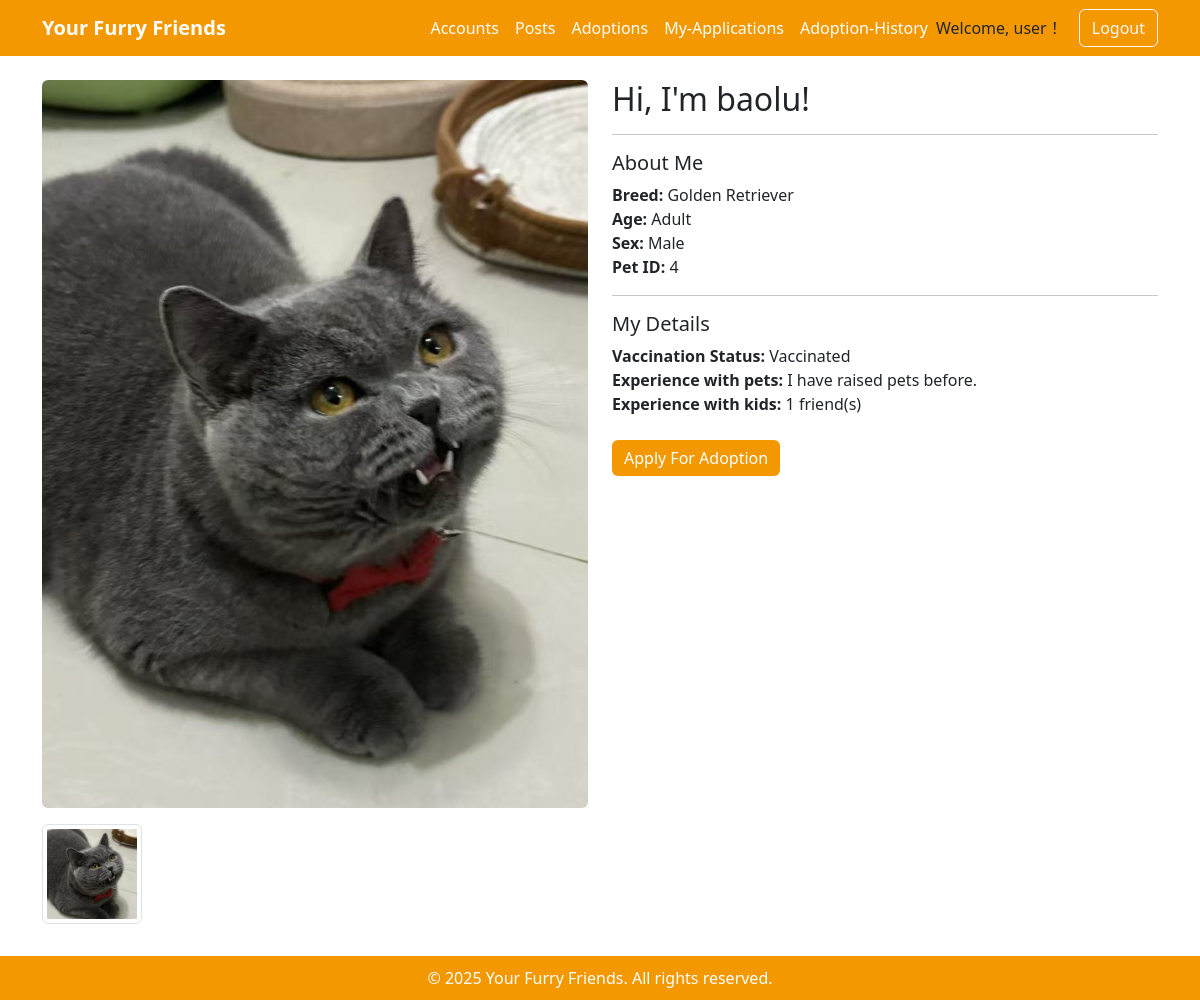
The app's page /adoptions/pet/4/ (signed in) with its own data.
### accounts/models.py (models this page shows, shortened)
class User(AbstractUser):
    email = models.EmailField(unique=False, blank=True, null=True) # 改为了false（允许了多个用户注册）
    username = models.CharField(max_length=50, unique=True)  # 自定义用户名长度
    phone_no = models.CharField(max_length=15, unique=True, null=True, blank=True)
    address = models.TextField(null=True, blank=True)
    birthday = models.DateField(null=True, blank=True)
    title = models.CharField(max_length=50, null=True, blank=True)
    user_type = models.CharField(
        max_length=20,
        choices=[('User', 'User'), ('Admin', 'Admin')],
        default='User'
    )  # 用户类型（普通用户 / 管理员）
    status = models.CharField(
        max_length=10,
        choices=[('Active', 'Active'), ('Banned', 'Banned')],
        default='Active'
    )  # 用户状态
    user_image = models.ImageField(upload_to='user_images/', null=True, blank=True)
    created_at = models.DateTimeField(auto_now_add=True)
    updated_at = models.DateTimeField(auto_now=True)

### posts/models.py (models this page shows, shortened)
class PetImage(models.Model):
    pet_image_id = models.AutoField(primary_key=True)
    pet = models.ForeignKey(Pet, on_delete=models.CASCADE, related_name="images")
    pet_image = models.ImageField(upload_to='pet_images/', null=True, blank=True)

class Pet(models.Model):
    pet_id = models.AutoField(primary_key=True)
    name = models.CharField(max_length=100)
    sex = models.CharField(max_length=10, choices=[('Male', 'Male'), ('Female', 'Female')])
    age = models.CharField(max_length=10, choices=[('Young', 'Young'), ('Adult', 'Adult')])
    weight = models.FloatField()
    breed = models.CharField(max_length=100, blank=True, null=True)
    size = models.CharField(max_length=50, choices=[('Small', 'Small'), ('Medium', 'Medium'), ('Large', 'Large')])
    status = models.CharField(max_length=20, choices=[('Available', 'Available'), ('Adopted', 'Adopted')], default='Available')
    posted_by = models.ForeignKey(settings.AUTH_USER_MODEL, on_delete=models.CASCADE)  # 关联用户
    created_at = models.DateTimeField(auto_now_add=True)
    type = models.CharField(max_length=50, choices=[('Dog', 'Dog'), ('Cat', 'Cat')])

class PostPetInfo(models.Model):
    post_info_id = models.AutoField(primary_key=True)
    pet = models.ForeignKey(Pet, on_delete=models.CASCADE)  # 🐶 关联宠物信息
    user = models.ForeignKey(
        settings.AUTH_USER_MODEL,  # ✅ 这里用 `settings.AUTH_USER_MODEL`
        on_delete=models.CASCADE,
        related_name="posted_pets",
        null = True,
        blank = True
    )  # ✅ **确保正确关联 `accounts.User`**
    email = models.EmailField(max_length=254, blank=True, null=True)  # ✅新增Email字段
    home_type = models.CharField(max_length=20,
                                 choices=[('Apartment', 'Apartment'), ('House', 'House'),
                                          ('Townhouse', 'Townhouse'), ('Farm/Rural', 'Farm/Rural')],
                                 default='Apartment'
                                 )
    home_ownership = models.CharField(max_length=20,
                                      choices=[('Own', 'Own'), ('Rent', 'Rent'),
                                          ('Living with parents', 'Living with parents'), ('Other', 'Other')],
                                      default='Own'
                                      )
    has_other_pets = models.TextField(blank=True, null=True)
    has_children = models.CharField(max_length=10,
                                      choices=[('0', '0'), ('1', '1'),
                                           ('2', '2'), ('3', '3'),
                                           ('4', '4'), ('5', '5')],
                                      default='0'
                                      )
    experience_with_pets = models.TextField(blank=True, null=True)
    reason_for_fostering = models.TextField(blank=True, null=True)
    pet_passport = models.TextField(blank=True, null=True)
    vaccinated = models.CharField(max_length=20,
                                 choices=[('Yes', 'Yes'), ('No', 'No'),
                                         ],
                                 default='No'
                                 )
    status = models.CharField(
        max_length=20, choices=[('Pending', 'Pending'), ('Approved', 'Approved'), ('Rejected', 'Rejected')],
        default='Pending'
    )  # 📌 **审核状态**
    created_at = models.DateTimeField(auto_now_add=True)
    review_time = models.DateTimeField(null=True, blank=True)

### adoptions/views.py (the view, shortened to what this page needs)
# urls.py: path('pet/<int:pet_id>/', views.pet_detail, name='pet_detail'),
@login_required
def pet_detail(request, pet_id):
    username = request.user.username
    pet = get_object_or_404(Pet, pet_id=pet_id)
    pet_info = PostPetInfo.objects.filter(pet_id=pet_id).first()
    images = pet.images.all()
    processing = False
    current_application = AdoptionReview.objects.filter(adopter_username__username=username, status='Pending').first()
    context = {
        'pet': pet,
        'images': images,
        'pet_info': pet_info,
        'processing': processing,
    }
    return render(request, 'adoptions/pet_detail.html', context)

### templates/adoptions/pet_detail.html (shortened to what this page needs)
{% extends 'adoptions/base.html' %}
{% load static %}
{% block content %}
<div class="container mt-4">
  <div class="row">
    <div class="col-md-6">
      {% with pet.images.all as all_images %}
  {% if all_images %}
    {% with all_images|first as main_image %}
      <div class="mb-3">
        <img src="{{ main_image.pet_image.url }}" class="img-fluid rounded" alt="{{ pet.name }} Main">
      </div>
    {% endwith %}
    <div class="d-flex flex-wrap">
      {% for image in all_images %}
        <img
          src="{{ image.pet_image.url }}"
          class="img-thumbnail me-2 mb-2"
          style="width: 100px; height: 100px; object-fit: cover;"
          alt="{{ pet.name }} Thumbnail"
        >
      {% endfor %}
    </div>
  {% else %}
    <div class="mb-3">
      <img src="{% static 'images/default_pet.jpg' %}" class="img-fluid rounded" alt="{{ pet.name }} Main">
    </div>
  {% endif %}
{% endwith %}
    </div>
<div class="col-md-6">
  <h2>Hi, I'm {{ pet.name }}!</h2>
  <hr>
  <h5>About Me</h5>
  <ul class="list-unstyled">
    <li><strong>Breed:</strong> {{ pet.breed }}</li>
    <li><strong>Age:</strong>
      {% if pet.age|default:0 <= 2 %}Young{% else %}Adult{% endif %}
    </li>
    <li><strong>Sex:</strong> {{ pet.sex }}</li>
    <li><strong>Pet ID:</strong> {{ pet.pet_id }}</li>
  </ul>
  <hr>
  <h5>My Details</h5>
  <ul class="list-unstyled">
    <li><strong>Vaccination Status:</strong>
        {% if pet_info.vaccinated == 'Yes' %}
            Vaccinated
        {% else %}
            Not Vaccinated
        {% endif %}
    </li>
    <li><strong>Experience with pets:</strong>
        {{  pet_info.experience_with_pets }}
    </li>
    <li><strong>Experience with kids:</strong>
        {{pet_info.has_children }} friend(s)
    </li>
  </ul>
  <div class="mt-4">
  {% if processing %}
    <span class="btn btn-secondary disabled" style="cursor: not-allowed;">Apply For Adoption</span>
    <p class="mt-2" style="color: #f38200;">
      You already have a pending adoption application. Please wait until it is processed before submitting a new one.
    </p>
  {% else %}
    <a href="{% url 'adoptions:apply_for_adoption' pet_id=pet.pet_id %}" class="btn btn-orange">Apply For Adoption</a>
  {% endif %}
</div>
</div>
  </div>
</div>
{% endblock %}

### templates/adoptions/base.html (shortened to what this page needs)
{% load static %}
<!DOCTYPE html>
<html lang="en">
<head>
  <link
    href="https://cdn.jsdelivr.net/npm/bootstrap@5.2.3/dist/css/bootstrap.min.css"
    rel="stylesheet"
  >
</head>
<body>
<nav class="navbar navbar-expand-lg">
  <div class="container">
    <a class="navbar-brand fw-bold" href={%  url 'adoptions:available_pets' %}>Your Furry Friends</a>
    <div class="collapse navbar-collapse" id="navbarNav">
      <ul class="navbar-nav ms-auto">
          <li class="nav-item">
          <a class="nav-link" href={% url 'accounts:profile' %}>Accounts</a>
        </li>
        <li class="nav-item">
          <a class="nav-link" href={% url 'posts:postPet' %}>Posts</a>
        </li>
        <li class="nav-item">
          <a class="nav-link" href={% url 'adoptions:available_pets' %}> Adoptions</a>
        </li>
        <li class="nav-item">
          <a class="nav-link" href={% url 'adoptions:my_application' %}>My-Applications</a>
        </li>
        <li class="nav-item">
          <a class="nav-link" href={% url 'adoptions:adoption_history' %}>Adoption-History</a>
        </li>
          <div class="d-flex align-items-center">
        {% if user.is_authenticated %}
          <span class="me-3">Welcome, {{ user.username }}！</span>
          <form method="post" action="{% url 'accounts:yfLogin' %}" class="mb-0">
            <button type="submit" class="btn btn-outline-light">Logout</button>
          </form>
        {% else %}
          <a class="nav-link" href="{% url 'accounts:yfLogin' %}">Login</a>
        {% endif %}
      </div>
      </ul>
    </div>
  </div>
</nav>
<main class="my-4">
  {% block content %}{% endblock %}
</main>
<footer>
  <div class="container">
    <p class="mb-0">© 2025 Your Furry Friends. All rights reserved.</p>
  </div>
</footer>
</body>
</html>

### templates/adoptions/base.html (style rules this page uses)
:root { --main-orange: #f39800; }
.navbar { background-color: var(--main-orange); }
.navbar .navbar-brand, .navbar .nav-link { color: #fff !important; }
.btn-orange { background-color: var(--main-orange); color: #fff; border: none; }
footer { background-color: var(--main-orange); color: #fff; padding: 10px 0; text-align: center; margin-top: 20px; }

### records on screen
User: username "user"
PetImage: pet_image (picture)
Pet: name "baolu", breed "Golden Retriever", sex "Male", pet_id "4"
PostPetInfo: experience_with_pets "I have raised pets before.", has_children "1"
